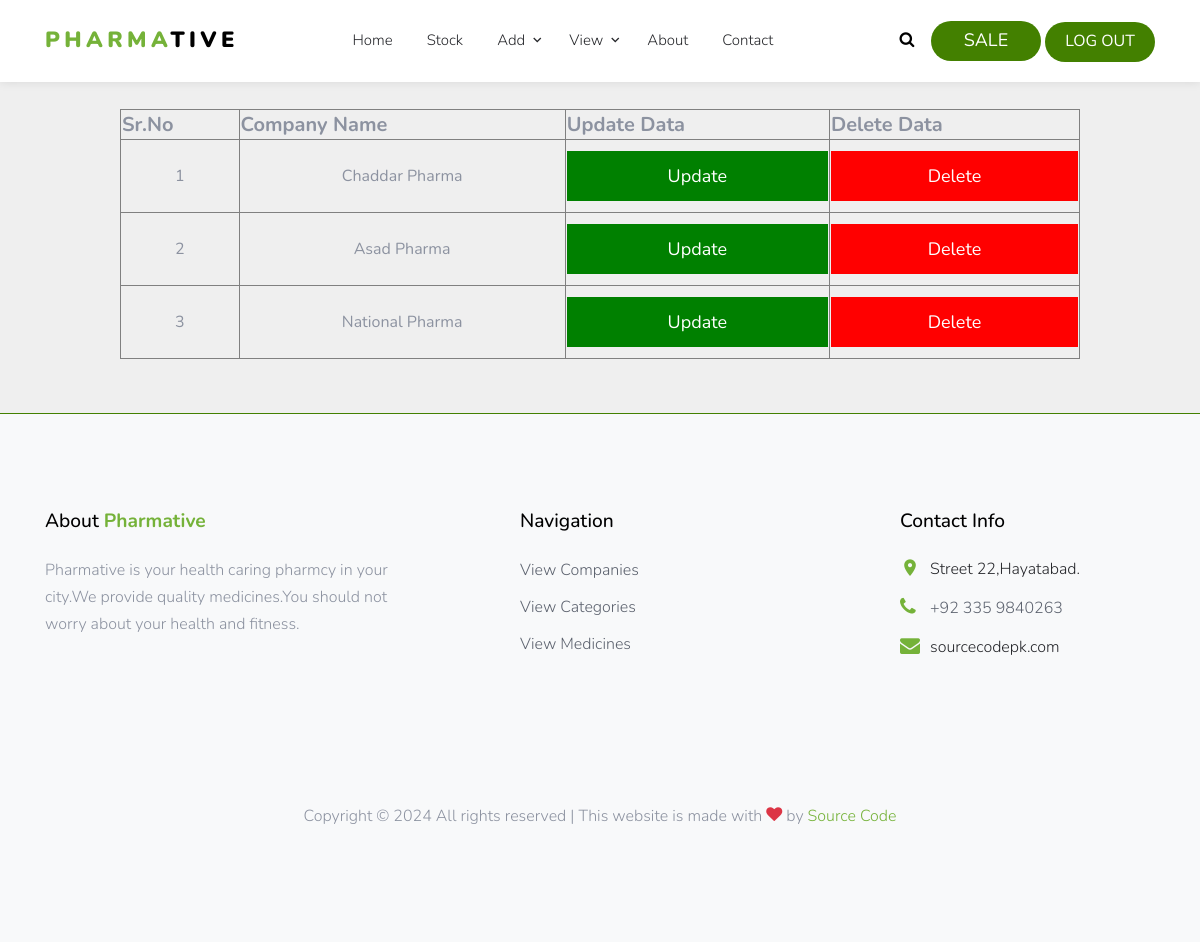
The page /viewcompany.php on the database its author committed.
### tables this page shows
CREATE TABLE `company` (
  `id` int(150) NOT NULL,
  `company` varchar(150) NOT NULL
);

### viewcompany.php (the view, shortened to what this page needs)
<html>
<head>
</head>
<body >
<?php
include('menu.php');
?>
<?php
$l="localhost";
$r="root";
$p="";
$d="pharmative";
$m=mysqli_connect($l,$r,$p,$d);
$q="select * from company";
$n=mysqli_query($m,$q);
echo "<table align='center' border='1px ' id='table' style='width:80%; height:250px; '>";
echo "<tr style='height:30px; font-size:20px;'>";
echo "<th>"."Sr.No"."</th>";
echo "<th>"."Company Name"."</th>";
echo "<th>"."Update Data"."</th>";
echo "<th>"."Delete Data"."</th>";
echo "</tr>";
$r=1;
while($o=mysqli_fetch_array($n)){
	$id=$o['id'];
	echo "<tr align='center'>";
	echo "<td>".$r."</td>";
	echo "<td>".$o['company']."</td>";
	echo "<td>"."<a  href='updatecompany.php?id=$id'>"."<input type='submit' value='Update' style='width:100%; height:50px; background:green; color:white;  cursor:pointer; font-size:18px; border:none;'"."</a>"."</td>";
	echo "<td>"."<a href='deletecompany.php?id=$id'>"."<input type='submit' value='Delete' style='width:100%; height:50px; background:red; color:white; cursor:pointer; font-size:18px; border:none;'"."</a>"."</td>";
	echo "</tr>";
	$r++;
}
echo "</table>";
?>
<br><br>
<?php
include('footer.php');
?>
</body>
</html>

### css/style.css (style rules this page uses)
body { line-height: 1.7; color: #8c92a0; font-weight: 300; font-size: 16px; background: #efefef; }
a { -webkit-transition: .3s all ease; -o-transition: .3s all ease; transition: .3s all ease; }

### rows shown on the page
company: company "Chaddar Pharma"
company: company "Asad Pharma"
company: company "National Pharma"
